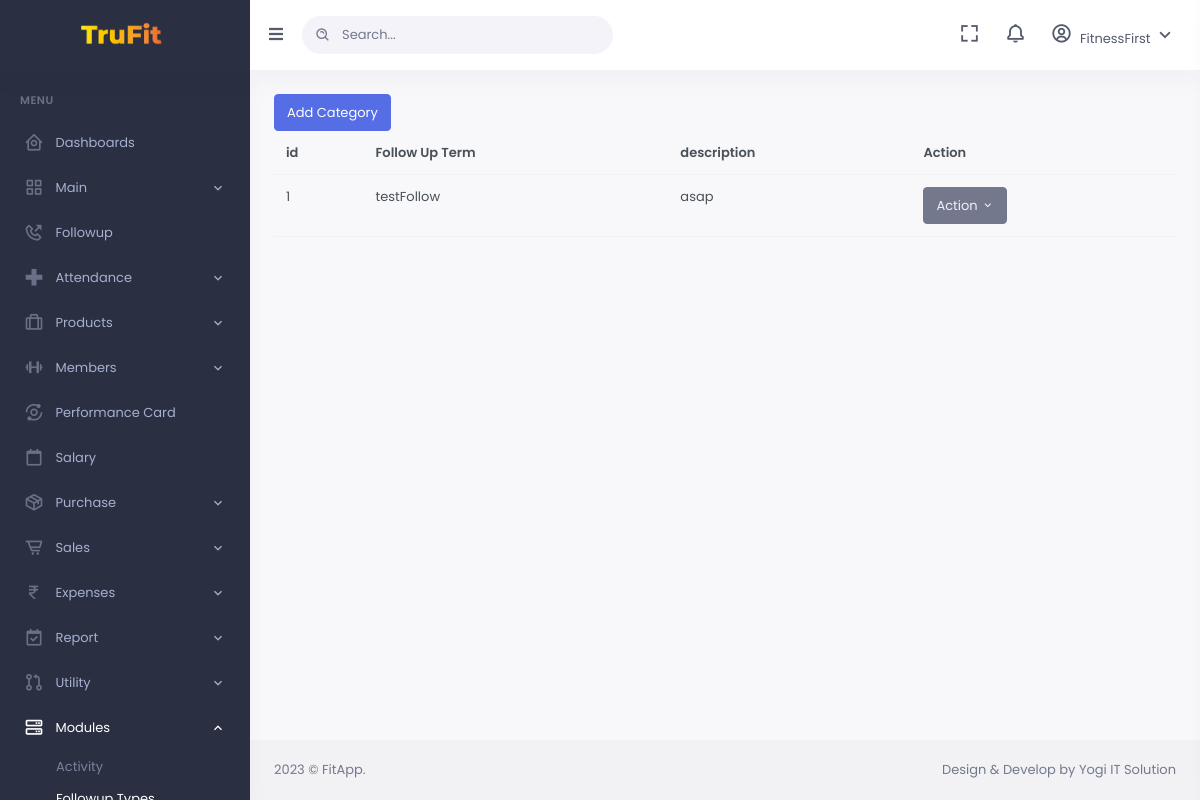
Page /followup-type.php (signed in) on the committed database.
### tables this page shows
CREATE TABLE `followuptype` (
  `fuptypeID` int(11) NOT NULL,
  `followType` varchar(255) NOT NULL,
  `desp` varchar(255) NOT NULL
);

### followup-type.php (the view, shortened to what this page needs)
<?php
include_once 'db_conn.php';
$sqlFollowtype = "SELECT * from followuptype";
$resFollowtype = mysqli_query($conn, $sqlFollowtype);
?>
<!DOCTYPE html>
<html lang="en">
<?php
include('inc/head.php')
?>
<body data-sidebar="dark">
    <div id="layout-wrapper">
        <?php
        include('inc/sidebar.php')
        ?>
        <div id="main" class="layout-column flex">
            <?php
            include('inc/header.php')
            ?>
            <div class="main-content">
                <div class="page-content">
                    <div class="container-fluid">
                        <table id="table" class="table table-theme v-middle" data-plugin="bootstrapTable" data-toolbar="#toolbar" data-search="true" data-search-align="left" data-show-export="true" data-show-columns="true" data-detail-view="false" data-mobile-responsive="true" data-pagination="true" data-page-list="[10, 25, 50, 100, ALL]">
                            <thead>
                                <tr>
                                    <th data-sortable="true" data-field="id">id</th>
                                    <th data-sortable="true" data-field="Category">Follow Up Term</th>
                                    <th data-sortable="true" data-field="description">description</th>
                                    <th>Action</th>
                                    <a href="followup-type-add.php" class="btn btn-primary">Add Category</a>
                                </tr>
                            </thead>
                            <tbody>
                                <tr>
                                    <?php
                                    while ($rowFollowtype = mysqli_fetch_assoc($resFollowtype)) {
                                    ?>
                                        <td><?= $rowFollowtype['fuptypeID'] ?></td>
                                        <td><?= $rowFollowtype['followType'] ?></td>
                                        <td><?= $rowFollowtype['desp'] ?></td>
                                        <td>
                                            <div class="btn-group" role="group">
                                                <button id="btnGroupVerticalDrop1" type="button" class="btn btn-secondary dropdown-toggle" data-bs-toggle="dropdown" aria-haspopup="true" aria-expanded="false">
                                                    Action <i class="mdi mdi-chevron-down"></i>
                                                </button>
                                            </div>
                                        </td>
                                </tr>
                            <?php } ?>
                            </tbody>
                        </table>
                    </div>
                </div>
            </div>
            <?php
            include('inc/footer.php')
            ?>
        </div>
</body>
</html>

### rows in the picture
followuptype: fuptypeID "1", followType "testFollow", desp "asap"
